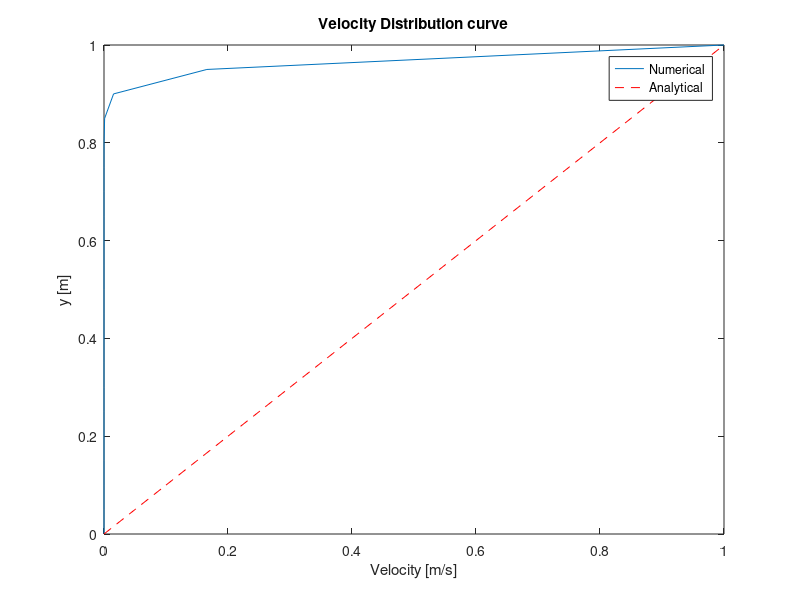
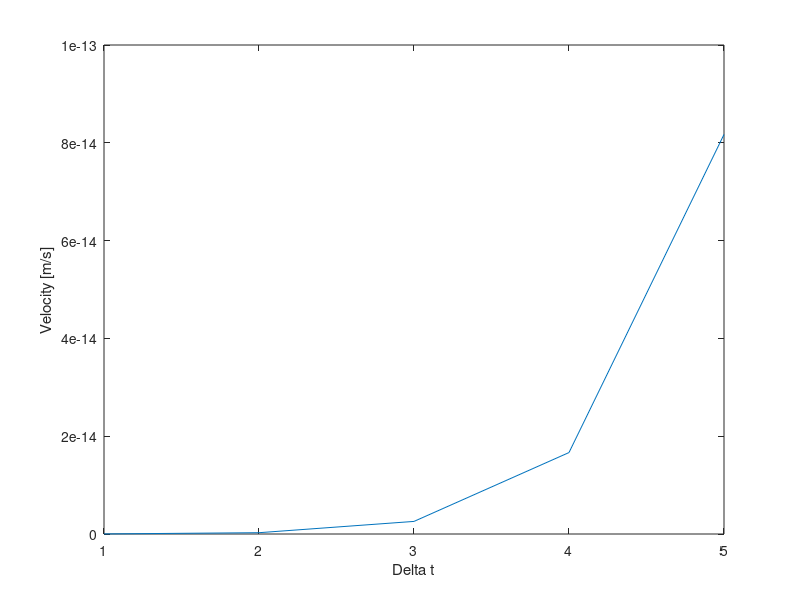

Source code (MATLAB) for these figures, in order:
% Numerical analysis of Couette flow using Crank-Nicolson scheme in FDM

clear
clc

n = 20;                 % No. of elements
Re = 5000;              % reynolds number
plateVelocity = 1;      % in m/s
deltaY = 1/n;
y = 0:deltaY:1;
deltaT = 0.5;           % Choosen as per CFL condition for stability
u = zeros(1,n+1);       % inital condition
u(n+1) = plateVelocity; % boundary condition : plate velocity

m = input("Enter the nth timestep: ");
u0_5 = zeros(1,m);      % velocity at half height at each time step

%---------------------Numerical solution-------------------------------
for i=1:m 
    E = deltaT/(Re*deltaY^2);
    a = (1+E)*ones(1,n-1);
    b = -E/2*ones(1,n-1);
    c = -E/2*ones(1,n-1);
    d = zeros(1,n-1);
    for j=1:n-1
        d(j) = (1-E)*u(j+1) + E*(u(j+2)+u(j))/2;
    end
    d(n-1) = d(n-1) +E*u(n+1)/2;
    c(1) = 0;
    b(n-1) = 0;
    
    %----calculation of P and Q-------
    P = zeros(1,n-1);
    Q = zeros(1,n-1);
    
    for k=1:n-1
        if k==1
            P(k) = -b(k)/a(k);
            Q(k) = d(k)/a(k);
        elseif k==n-1
            P(k) = 0;
            Q(k) = (d(k)-c(k)*Q(k-1))/(a(k)+c(k)*P(k-1));
        else
            P(k) = -b(k)/(a(k)+c(k)*P(k-1));
            Q(k) = (d(k)-c(k)*Q(k-1))/(a(k)+c(k)*P(k-1));
        end
    end
    
    %---Calculation of variables---
    v = zeros(1,n-1);         % velocity from deltaY to n-1 deltaY
    for l=n-1:-1:1
        if l==n-1
            v(l) = Q(l);
        else
            v(l) = P(l)*v(l+1) + Q(l);
        end
    end

    u = zeros(1,n+1);         % Velocity at all nodes
    u(1) = 0;
    u(2:n) = v;
    u(n+1) = plateVelocity;
    u0_5(i) = u(n/2+1);       % if n is even, take (n+1)/2 if n is odd
    
end

%--------------------------Analytical solution-------------------
u1 = zeros(1,n+1);
for i=1:n+1
    u1(i) = y(i)*plateVelocity/y(n+1);
end

figure;
plot(u,y)
hold on
plot(u1,y,'r--')
xlabel("Velocity [m/s]");
ylabel("y [m]");
legend('Numerical','Analytical');
title("Velocity Distribution curve")
hold off

figure;
%t = deltaT:deltaT:m*deltaT;
plot(1:m,u0_5);
xlabel("\Delta t");
ylabel("Velocity [m/s]");

%------------------------Checking the steady state -----------------
error = zeros(1,n+1);
sum = 0;
for i=2:n+1
    error(i) = u1(i)-u(i);
    if error(i) > 0.00001
        sum = sum + 1;
    end
end

if sum==0
    fprintf("Steady state achieved!"); 
else
    fprintf("Unsteady state prevails...")
end
% In this case, steady state achieved at 936th timestep



